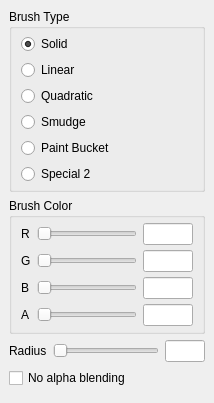
  <widget class="QDockWidget" name="brushDock">
   <property name="sizePolicy">
    <sizepolicy hsizetype="Preferred" vsizetype="Preferred">
     <horstretch>0</horstretch>
     <verstretch>0</verstretch>
    </sizepolicy>
   </property>
   <property name="floating">
    <bool>false</bool>
   </property>
   <property name="allowedAreas">
    <set>Qt::AllDockWidgetAreas</set>
   </property>
   <property name="windowTitle">
    <string>Brush</string>
   </property>
   <attribute name="dockWidgetArea">
    <number>1</number>
   </attribute>
   <widget class="QWidget" name="brushDockContents">
    <property name="sizePolicy">
     <sizepolicy hsizetype="Preferred" vsizetype="Preferred">
      <horstretch>0</horstretch>
      <verstretch>0</verstretch>
     </sizepolicy>
    </property>
    <layout class="QVBoxLayout" name="verticalLayout_3">
     <item>
      <widget class="QGroupBox" name="brushType">
       <property name="title">
        <string>Brush Type</string>
       </property>
       <layout class="QVBoxLayout" name="verticalLayout">
        <property name="topMargin">
         <number>5</number>
        </property>
        <property name="bottomMargin">
         <number>5</number>
        </property>
        <item>
         <widget class="QRadioButton" name="brushTypeSolid">
          <property name="text">
           <string>Solid</string>
          </property>
          <property name="checked">
           <bool>true</bool>
          </property>
         </widget>
        </item>
        <item>
         <widget class="QRadioButton" name="brushTypeLinear">
          <property name="text">
           <string>Linear</string>
          </property>
         </widget>
        </item>
        <item>
         <widget class="QRadioButton" name="brushTypeQuadratic">
          <property name="text">
           <string>Quadratic</string>
          </property>
         </widget>
        </item>
        <item>
         <widget class="QRadioButton" name="brushTypeSmudge">
          <property name="text">
           <string>Smudge</string>
          </property>
         </widget>
        </item>
        <item>
         <widget class="QRadioButton" name="brushTypeSpecial1">
          <property name="text">
           <string>Paint Bucket</string>
          </property>
         </widget>
        </item>
        <item>
         <widget class="QRadioButton" name="brushTypeSpecial2">
          <property name="text">
           <string>Special 2</string>
          </property>
         </widget>
        </item>
       </layout>
      </widget>
     </item>
     <item>
      <widget class="QGroupBox" name="brushColor">
       <property name="title">
        <string>Brush Color</string>
       </property>
       <layout class="QGridLayout" name="gridLayout_3">
        <property name="topMargin">
         <number>5</number>
        </property>
        <property name="bottomMargin">
         <number>5</number>
        </property>
        <property name="verticalSpacing">
         <number>5</number>
        </property>
        <item row="2" column="3">
         <widget class="QLineEdit" name="brushColorTextboxBlue">
          <property name="minimumSize">
           <size>
            <width>50</width>
            <height>0</height>
           </size>
          </property>
          <property name="maximumSize">
           <size>
            <width>50</width>
            <height>16777215</height>
           </size>
          </property>
         </widget>
        </item>
        <item row="3" column="2">
         <widget class="QSlider" name="brushColorSliderAlpha">
          <property name="orientation">
           <enum>Qt::Horizontal</enum>
          </property>
         </widget>
        </item>
        <item row="1" column="0">
         <widget class="QLabel" name="brushColorLabelGreen">
          <property name="text">
           <string>G</string>
          </property>
         </widget>
        </item>
        <item row="1" column="2">
         <widget class="QSlider" name="brushColorSliderGreen">
          <property name="minimumSize">
           <size>
            <width>100</width>
            <height>0</height>
           </size>
          </property>
          <property name="orientation">
           <enum>Qt::Horizontal</enum>
          </property>
         </widget>
        </item>
        <item row="2" column="0">
         <widget class="QLabel" name="brushColorLabelBlue">
          <property name="text">
           <string>B</string>
          </property>
         </widget>
        </item>
        <item row="2" column="2">
         <widget class="QSlider" name="brushColorSliderBlue">
          <property name="minimumSize">
           <size>
            <width>100</width>
            <height>0</height>
           </size>
          </property>
          <property name="orientation">
           <enum>Qt::Horizontal</enum>
          </property>
         </widget>
        </item>
        <item row="0" column="0">
         <widget class="QLabel" name="brushColorLabelRed">
          <property name="text">
           <string>R</string>
          </property>
         </widget>
        </item>
        <item row="0" column="3">
         <widget class="QLineEdit" name="brushColorTextboxRed">
          <property name="minimumSize">
           <size>
            <width>50</width>
            <height>0</height>
           </size>
          </property>
          <property name="maximumSize">
           <size>
            <width>50</width>
            <height>16777215</height>
           </size>
          </property>
         </widget>
        </item>
        <item row="3" column="0">
         <widget class="QLabel" name="brushColorLabelAlpha">
          <property name="text">
           <string>A</string>
          </property>
         </widget>
        </item>
        <item row="3" column="3">
         <widget class="QLineEdit" name="brushColorTextboxAlpha">
          <property name="minimumSize">
           <size>
            <width>50</width>
            <height>0</height>
           </size>
          </property>
          <property name="maximumSize">
           <size>
            <width>50</width>
            <height>16777215</height>
           </size>
          </property>
         </widget>
        </item>
        <item row="1" column="3">
         <widget class="QLineEdit" name="brushColorTextboxGreen">
          <property name="minimumSize">
           <size>
            <width>50</width>
            <height>0</height>
           </size>
          </property>
          <property name="maximumSize">
           <size>
            <width>50</width>
            <height>16777215</height>
           </size>
          </property>
         </widget>
        </item>
        <item row="0" column="2">
         <widget class="QSlider" name="brushColorSliderRed">
          <property name="minimumSize">
           <size>
            <width>100</width>
            <height>0</height>
           </size>
          </property>
          <property name="orientation">
           <enum>Qt::Horizontal</enum>
          </property>
         </widget>
        </item>
       </layout>
      </widget>
     </item>
     <item>
      <widget class="QWidget" name="brushRadius" native="true">
       <layout class="QGridLayout" name="gridLayout_6">
        <property name="leftMargin">
         <number>0</number>
        </property>
        <property name="topMargin">
         <number>0</number>
        </property>
        <property name="rightMargin">
         <number>0</number>
        </property>
        <property name="bottomMargin">
         <number>0</number>
        </property>
        <item row="0" column="3">
         <widget class="QLineEdit" name="brushRadiusTextbox">
          <property name="sizePolicy">
           <sizepolicy hsizetype="Expanding" vsizetype="Fixed">
            <horstretch>0</horstretch>
            <verstretch>0</verstretch>
           </sizepolicy>
          </property>
          <property name="minimumSize">
           <size>
            <width>40</width>
            <height>0</height>
           </size>
          </property>
          <property name="maximumSize">
           <size>
            <width>40</width>
            <height>16777215</height>
           </size>
          </property>
          <property name="text">
           <string/>
          </property>
         </widget>
        </item>
        <item row="0" column="2">
         <widget class="QSlider" name="brushRadiusSlider">
          <property name="minimumSize">
           <size>
            <width>100</width>
            <height>0</height>
           </size>
          </property>
          <property name="orientation">
           <enum>Qt::Horizontal</enum>
          </property>
         </widget>
        </item>
        <item row="0" column="0">
         <widget class="QLabel" name="brushRadiusLabel">
          <property name="text">
           <string>Radius</string>
          </property>
         </widget>
        </item>
       </layout>
      </widget>
     </item>
     <item>
      <widget class="QCheckBox" name="brushAlphaBlendingCheckbox">
       <property name="text">
        <string>No alpha blending</string>
       </property>
      </widget>
     </item>
     <item>
      <widget class="QWidget" name="emptySpaceBrush" native="true">
       <property name="sizePolicy">
        <sizepolicy hsizetype="Preferred" vsizetype="Expanding">
         <horstretch>0</horstretch>
         <verstretch>0</verstretch>
        </sizepolicy>
       </property>
      </widget>
     </item>
    </layout>
   </widget>
  </widget>
